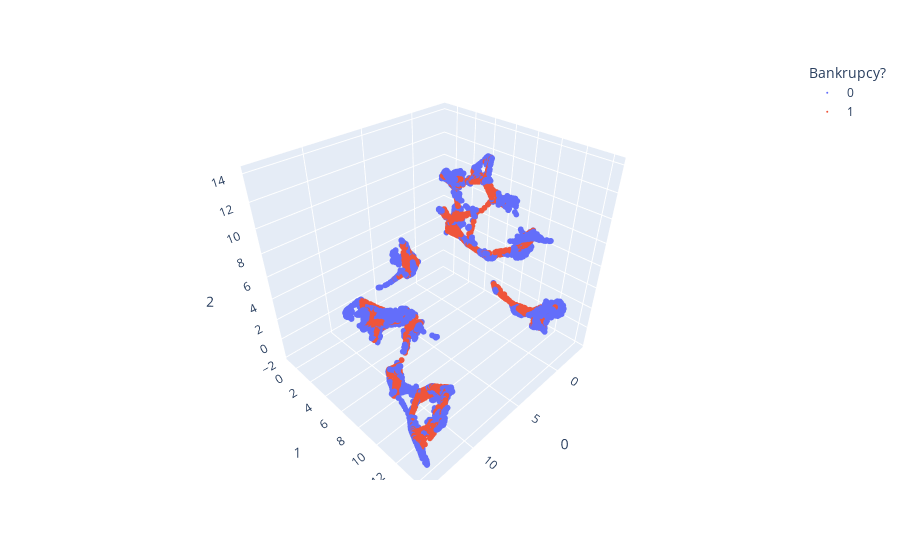

Here is the notebook cell this chart was saved with:
### Markdown cell above
Kao i malopre, ne vidimo očiglednu razdvojenost pa ćemo zato opet primeniti SMOTE i napraviti kNN model.

### Code cell
smote = SMOTE(random_state=42)
train_X_umap4, train_y_umap4 = smote.fit_resample(train_X_umap3, train_y_umap3)

colors = train_y_umap4.astype(str)

grafik_3d(colors, train_X_umap4)

### Figure 1 — Plotly figure (JSON) as saved in the notebook; plotly's stock layout.template omitted (floating-point values rounded to 4 significant figures; data arrays with more than 128 entries replaced by an {"elided": "..."} marker saying what was removed)
{"data": [{"hovertemplate": "Bankrupcy?=0<br>0=%{x}<br>1=%{y}<br>2=%{z}<extra></extra>", "legendgroup": "0", "marker": {"color": "#636efa", "size": 2, "symbol": "circle"}, "mode": "markers", "name": "0", "scene": "scene", "showlegend": true, "type": "scatter3d", "x": {"elided": "4631 float values"}, "y": {"elided": "4631 float values"}, "z": {"elided": "4631 float values"}}, {"hovertemplate": "Bankrupcy?=1<br>0=%{x}<br>1=%{y}<br>2=%{z}<extra></extra>", "legendgroup": "1", "marker": {"color": "#EF553B", "size": 2, "symbol": "circle"}, "mode": "markers", "name": "1", "scene": "scene", "showlegend": true, "type": "scatter3d", "x": {"elided": "4631 float values"}, "y": {"elided": "4631 float values"}, "z": {"elided": "4631 float values"}}], "layout": {"legend": {"title": {"text": "Bankrupcy?"}, "tracegroupgap": 0}, "margin": {"t": 60}, "scene": {"domain": {"x": [0, 1], "y": [0, 1]}, "xaxis": {"title": {"text": "0"}}, "yaxis": {"title": {"text": "1"}}, "zaxis": {"title": {"text": "2"}}}}}
